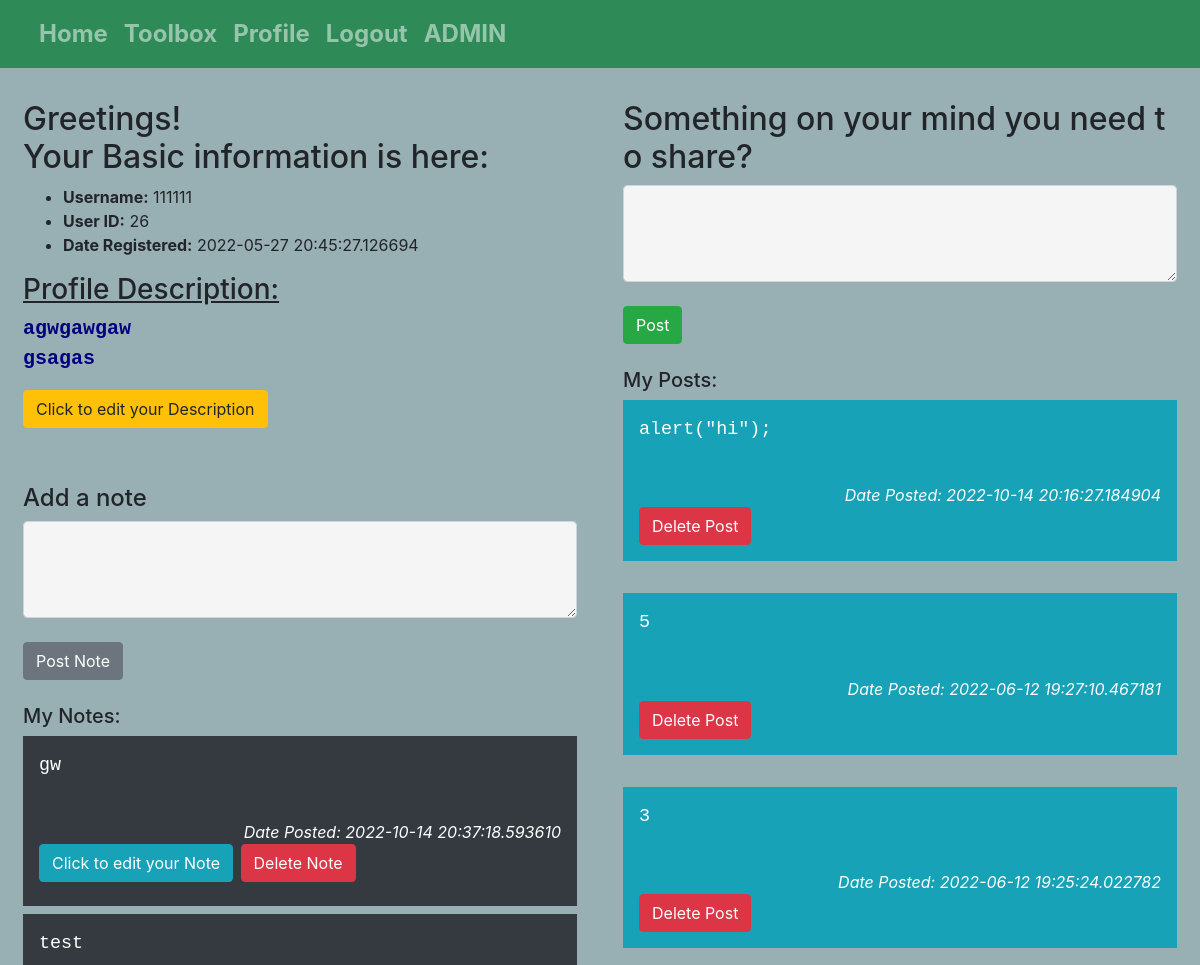
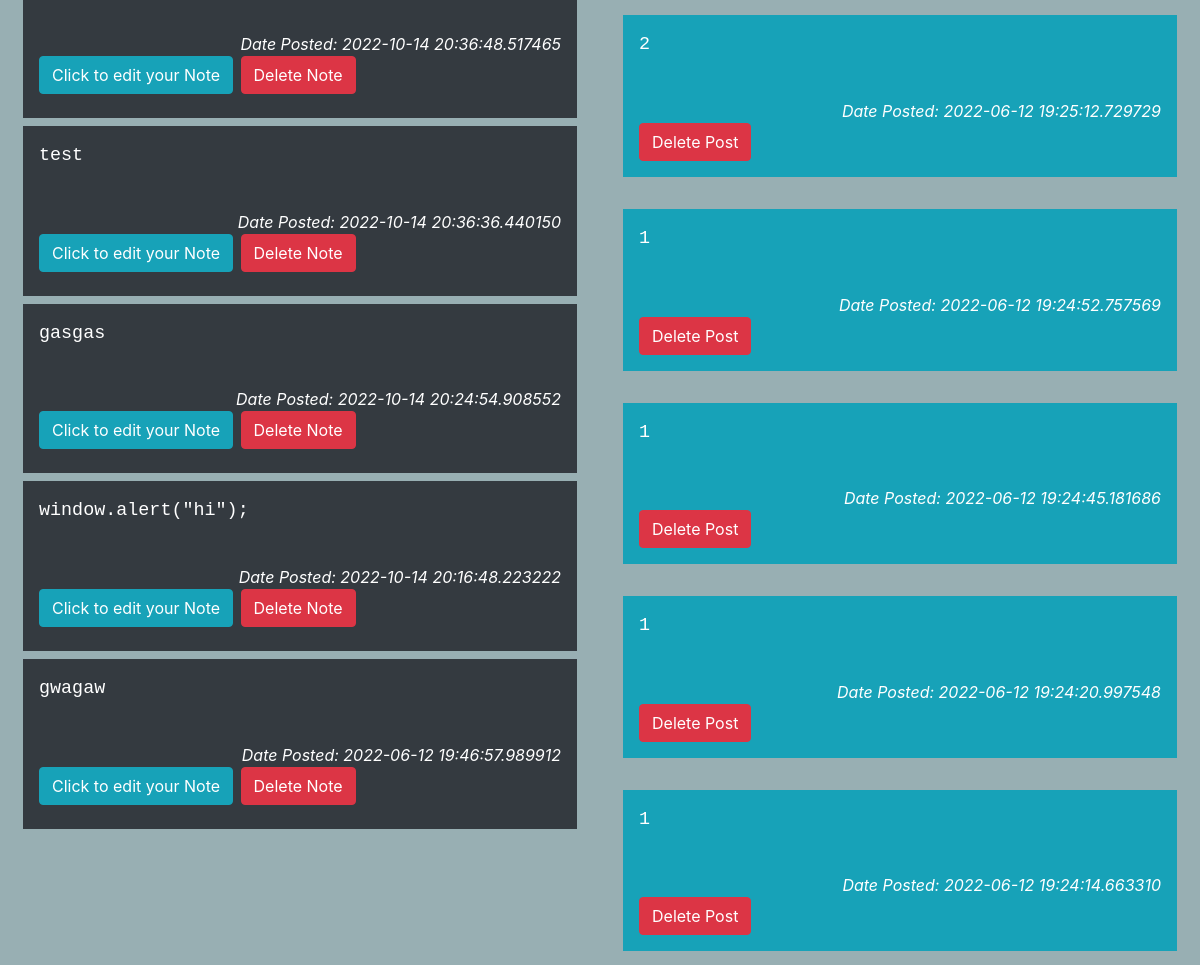
The app's page /profile/ (signed in, upper part), older data (2 pictures, top to bottom).
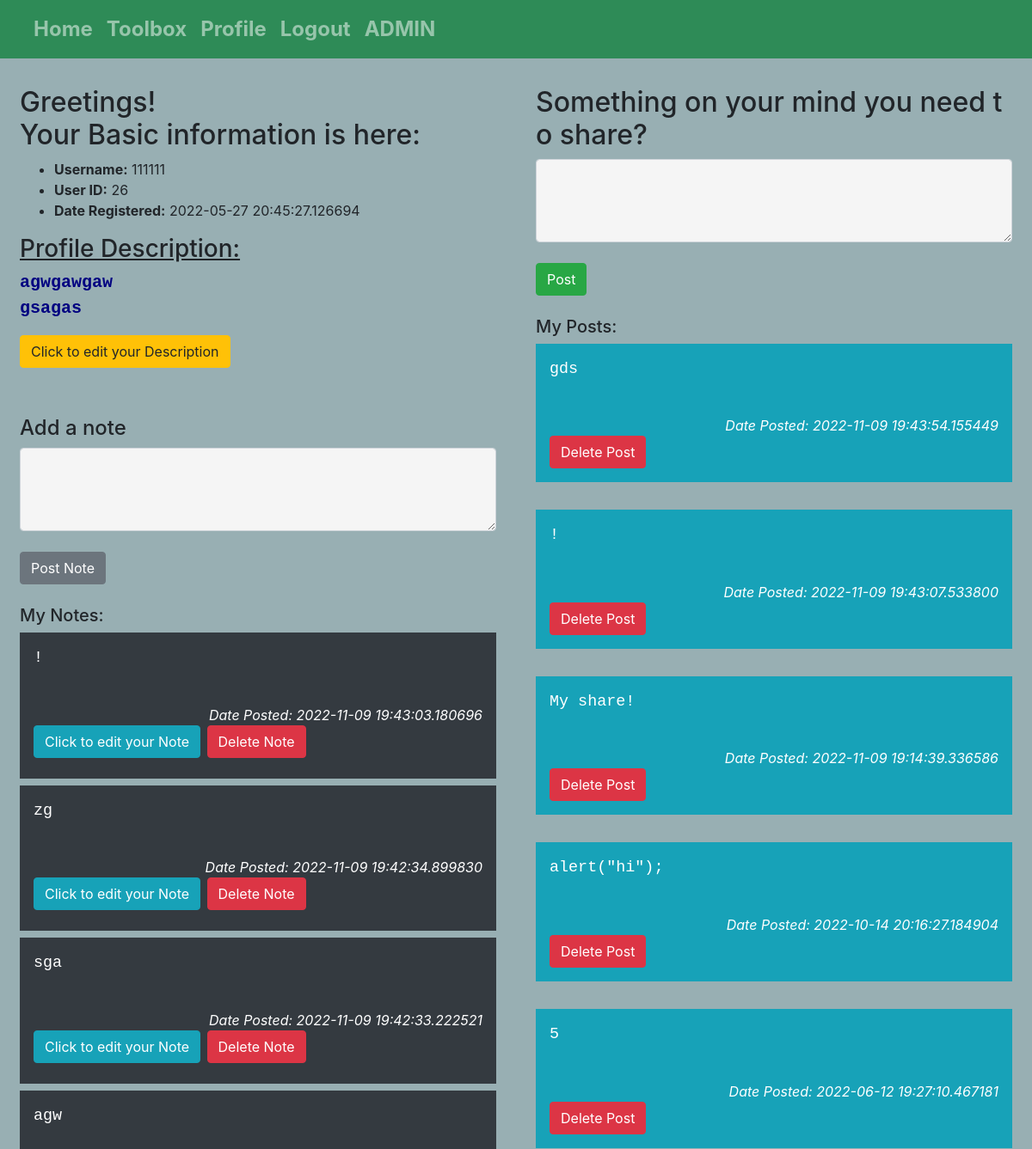
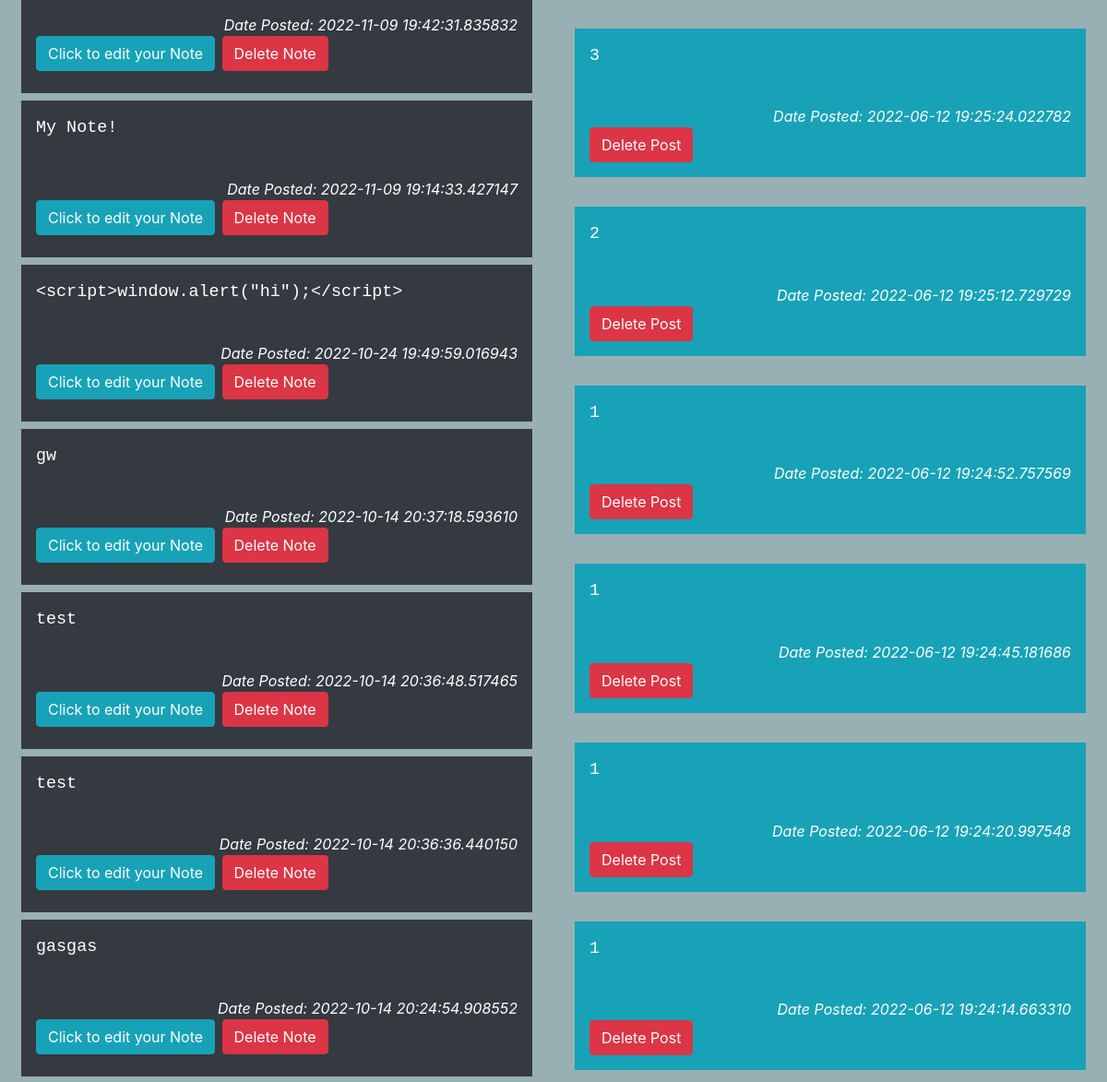
The same page, newer data (2 pictures, top to bottom).
### app.py (models this page shows, shortened)
class User(db.Model, UserMixin):
    id = db.Column(db.Integer, primary_key=True)  # Unique Identifier for each table record (PRIMARY KEY)
    username = db.Column(db.String(50), nullable=False)
    password_hash = db.Column(db.String(128), nullable=False)
    date_created = db.Column(db.DateTime, default=datetime.utcnow)
    profiles = db.relationship('Profile', backref='user')
    @property
    def password(self):
        raise AttributeError('password is not a readable attribute!')

class Profile(db.Model):
    id = db.Column(db.Integer, primary_key=True)  # Unique Identifier for each table record (PRIMARY KEY)
    username = db.Column(db.String(50), nullable=False)
    description = db.Column(db.String(500))
    user_id = db.Column(db.Integer, db.ForeignKey("user.id"))

class Notes(db.Model):
    id = db.Column(db.Integer, primary_key=True)
    username = db.Column(db.String(50), nullable=False)
    content = db.Column(db.String(250))
    date_created = db.Column(db.DateTime, default=datetime.utcnow)

class Posts(db.Model):
    id = db.Column(db.Integer, primary_key=True)
    username = db.Column(db.String(50), nullable=False)
    content = db.Column(db.String(250))
    date_created = db.Column(db.DateTime, default=datetime.utcnow)

### app.py (the view, shortened to what this page needs)
@app.route('/profile/', methods=['POST','GET','PUT'])
@login_required
def profile():
    user = User.query.filter_by(username=current_user.username).first()
    profile_found = Profile.query.filter_by(username=user.username, user=user).first()
    description = None
    form_description = DescriptionForm()
    mynote = None
    form_note = NoteForm()
    mypost = None
    form_post = PostForm()
    update_mynote = None
    form_updatenote = UpdateNoteForm()
    if profile_found:
        pass
    else:
        profile_add = Profile(username=user.username, user=user)
        db.session.add(profile_add)
        db.session.commit()
    id = current_user.id
    description0 = 'null'
    posts = 'null'
    myposts = Posts.query.filter_by(username=user.username).order_by(Posts.id.desc()).all()
    notes = 'null'
    mynotes = Notes.query.filter_by(username=user.username).order_by(Notes.id.desc()).all()
    if profile_found:
        id = profile_found.user.id
        if profile_found.description is not None:
            description0 = profile_found.description
            form_description.description.data = description0 # Setting the default value in update description to be our description
    if myposts:
        posts = myposts
    if mynotes:
        notes = mynotes
    return render_template('profile.html', id = id, profile_found = profile_found, description0 = description0, posts = posts, notes = notes,
                           description = description,
                           form_description = form_description,
                           mynote = mynote,
                           form_note = form_note,
                           mypost = mypost,
                           form_post = form_post,
                           update_mynote = update_mynote,
                           form_updatenote = form_updatenote
                           )

### forms.py
class DescriptionForm(FlaskForm):
    description = TextAreaField("Description", render_kw={"rows": 5, "cols": 32}, validators=[DataRequired()])
    submit = SubmitField("Update Description")

class NoteForm(FlaskForm):
    mynote = TextAreaField("Track a Note:", render_kw={"rows": 3, "cols": 32}, validators=[DataRequired()])
    submit = SubmitField("Post Note")

### app.py (called while the page is built)
@login_manager.user_loader
def load_user(user_id):
    return User.query.get(int(user_id))

### templates/profile.html (shortened to what this page needs)
{% extends 'template_to_inherit.html' %}
{% block body %}
{% if current_user.is_authenticated %}
{% if id == current_user.id %}
<div class="container-fluid">
    <div class="row" >
        <div class="col m-2" class="split left" id = "profile0" >
            <h2>Greetings!<br> Your Basic information is here: </h2>
               <ul>
                   <li> <strong>Username:</strong> {{ current_user.username }}</li>
                   <li> <strong>User ID:</strong> {{ current_user.id }}</li>
                   <li> <strong>Date Registered:</strong> {{ current_user.date_created }}</li>
               </ul>
            {% if description0 == 'null' %}
                <h4>Add a short profile descriptions below:</h4>
                <!--
                <form action="/profile/" method="POST">
                    <label for="description"></label>
                    <textarea id="description" cols="40" rows="10" placeholder="Please write a short description"></textarea>
                    <br>
                    <input type="submit" value="Update Description">
                </form> -->
                <form action="/profile/" method="POST">
                    {{ form_description.hidden_tag() }}
    <!--
                    {{ form_description.description.label(
                    class='form-label') }}
                    </br>
    -->
                    {{ form_description.description(
                    class='form-control') }}
                    </br>
                    {{ form_description.submit(
                    class='btn btn-primary') }}
                </form>
            {% else %}
                <h3 style="text-decoration: underline;">Profile Description: </h3>
                <pre style="font-size: 125%; color: navy;"><strong>{{ description0 }}</strong></pre>
                <h3>
                    <button class="btn btn-warning" type="button" data-toggle="collapse" data-target="#update_desc" aria-expanded="false" aria-controls="toggle_description">
                        Click to edit your Description
                    </button>
                </h3>
            {% endif %}
            <br>
            <br>
            <h4>Add a note</h4>
            <form action="/profile/" method="POST">
                {{ form_note.mynote(
                class='form-control') }}
                {{ form_note.submit(
                class='btn btn-secondary') }}
            </form>
            {% if notes != 'null' %}
            <br>
            <h5>My Notes:</h5>
                {% for note in notes %}
                <div class="p-3 mb-2 bg-dark text-white">
                    <pre>{{ note.content }}</pre><br>
                    <div class="float-end" style="text-align: right;"><em>Date Posted: {{ note.date_created }}</em></div>
                    <h3>
                        <button class="btn btn-info" type="button" data-toggle="collapse" data-target="#update_note" aria-expanded="false" aria-controls="toggle_note">
                        Click to edit your Note
                        </button>
                        <a class="btn btn-danger" href="/notes/delete/{{note.id}}" onclick="return confirm('Are you sure you want to delete this note?');">Delete Note</a>
                    </h3>
                </div>
                {% endfor %}
            {% endif %}
        </div>
        <div class="col m-2" class="split right" id ="myposts0">
            <h2> Something on your mind you need to share? </h2>
            <form action="/profile/" method="POST">
                {{ form_post.mypost(
                class='form-control') }}
                {{ form_post.submit(
                class='btn btn-success') }}
            </form>
            {% if posts != 'null' %}
                <br>
                <h5>My Posts:</h5>
                {% for post in posts %}
                <div class="p-3 mb-2 bg-info text-white">
                    <pre>{{ post.content }}</pre><br>
                    <div class="float-end" style="text-align: right;"><em>Date Posted: {{ post.date_created }}</em></div>
                    <a class="btn btn-danger" href="/posts/delete/{{post.id}}" onclick="return confirm('Are you sure you want to delete this post?');">Delete Post</a>
                </div>
                <br>
                {% endfor %}
            {% endif %}
        </div>
    </div>
</div>
{% endif %}
{% endif %}
{% endblock %}

### templates/template_to_inherit.html (shortened to what this page needs)
<!DOCTYPE html>
<html lang="en">
<head>
    <link rel="stylesheet" href="https://cdn.jsdelivr.net/npm/bootstrap@4.3.1/dist/css/bootstrap.min.css"
>
    <link rel="stylesheet" href="{{ url_for('static', filename='css/css_after_bootstrap.css') }}">
    <nav class="navbar navbar-expand-lg navbar-dark" style="background-color: #2E8B57;">
        <div class="container-fluid">
            <div class="collapse navbar-collapse" id="navbarNav" style="font-weight: bold; font-size: 150%;">
                <ul class="navbar-nav">
                    <li class="nav-item">
                        <a class="nav-link" href="/">Home</a>
                    </li>
                    <li class="nav-item">
                        <a class="nav-link" href="/toolbox/" id="button_toolbox">Toolbox</a>
                    </li>
                {% if current_user.is_authenticated %}
                    <li class="nav-item">
                        <a class="nav-link" href="{{url_for('profile')}}" id="button_profile">Profile</a>
                    </li>
                    <li class="nav-item">
                        <a class="nav-link" href="{{url_for('logout')}}" id="button_logout">Logout</a>
                    </li>
                    {% if current_user.id == 26 %}
                    <li class="nav-item">
                        <a class="nav-link" href="{{url_for('admin')}}" id="button_admin">ADMIN</a>
                    </li>
                    {% endif %}
                {% endif %}
                </ul>
            </div>
        </div>
    </nav>
    <br>
</head>
<body>
    {% block body %}
    {% endblock %}
</body>
</html>

Row changes from the older to the newer data that the page shows:
no longer on this page (row unchanged): Notes: content "window.alert(\"hi\");", date_created "2022-10-14 20:16:48.223222"
no longer on this page (row unchanged): Notes: content "gwagaw", date_created "2022-06-12 19:46:57.989912"
added Notes: content "!", date_created "2022-11-09 19:43:03.180696"
added Notes: content "zg", date_created "2022-11-09 19:42:34.899830"
added Notes: content "sga", date_created "2022-11-09 19:42:33.222521"
added Notes: content "agw", date_created "2022-11-09 19:42:31.835832"
added Notes: content "My Note!", date_created "2022-11-09 19:14:33.427147"
added Notes: content "<script>window.alert(\"hi\");</script>", date_created "2022-10-24 19:49:59.016943"
added Posts: content "gds", date_created "2022-11-09 19:43:54.155449"
added Posts: content "!", date_created "2022-11-09 19:43:07.533800"
added Posts: content "My share!", date_created "2022-11-09 19:14:39.336586"
